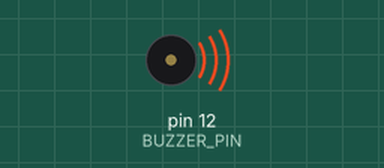
Bench run of a sketch on a simulated Arduino Uno, built with avr-gcc and run on an emulated ATmega328P. On the bench: buzzer (waves = sounding).

Above: at 0.1 s.
At 2.4 s:
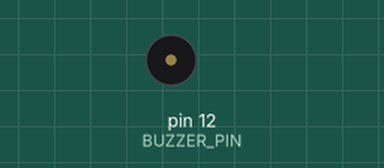
Timing chart, 0 to 3.9 s (numbered marks = the images above):
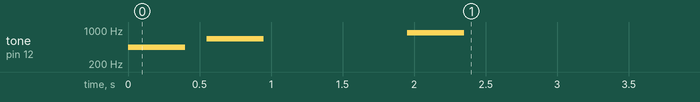

The sketch:

Challenge03_AddRest.ino
```cpp
// Play three notes with a longer silent rest after the second note.
const int BUZZER_PIN = 12;
const int NOTES[] = {440, 660, 880};

void setup() {
  pinMode(BUZZER_PIN, OUTPUT);

  for (int index = 0; index < 3; index++) {
    tone(BUZZER_PIN, NOTES[index]);
    delay(400);
    noTone(BUZZER_PIN);

    if (index == 1) {
      delay(1000);
    } else {
      delay(150);
    }
  }
}

void loop() {
}
```
